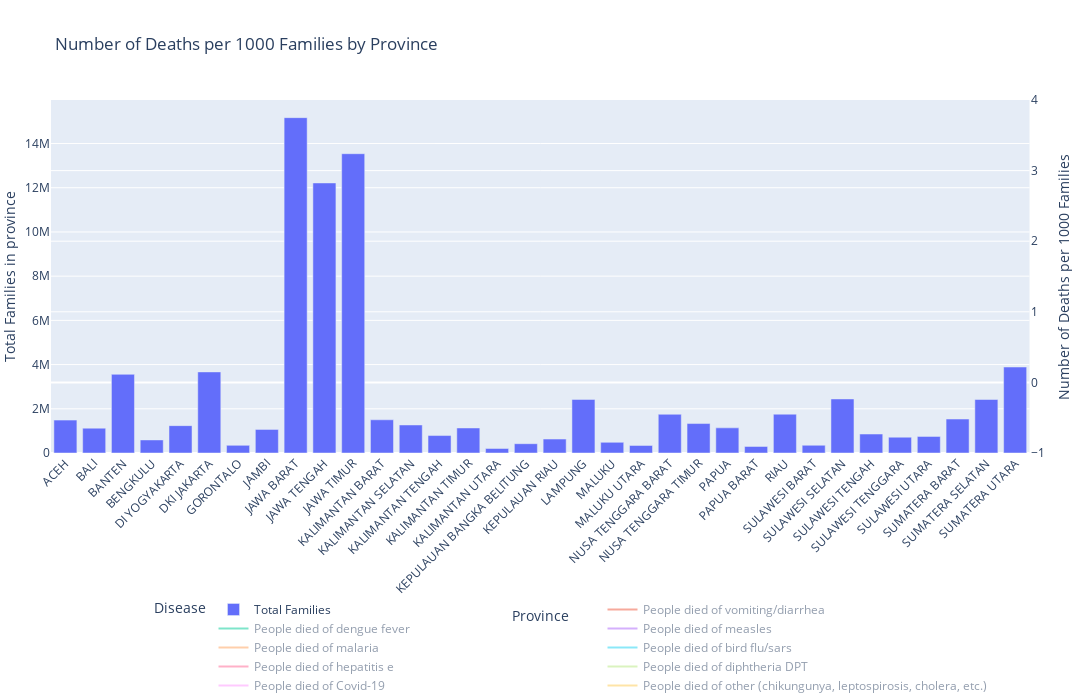

The notebook cell this image was saved under:
### Code cell
import pandas as pd
import plotly.graph_objects as go
from plotly.subplots import make_subplots

data_dict = {   "R101N": "Province name",
                "R605AK4": "People died of vomiting/diarrhea", 
                "R605BK4": "People died of dengue fever", 
                "R605CK4":	"People died of measles", 
                "R605DK4":	"People died of malaria", 
                "R605EK4":	"People died of bird flu/sars", 
                "R605FK4":	"People died of hepatitis e", 
                "R605GK4":	"People died of diphtheria DPT", 
                "R605HK4":	"People died of Covid-19", 
                "R605IK4":	"People died of other (chikungunya, leptospirosis, cholera, etc.)"
            }

death_df = df.copy()
death_df = death_df[["R101N","Total Families" , "R605AK4", "R605BK4", "R605CK4", "R605DK4", "R605EK4", "R605FK4", "R605GK4", "R605HK4", "R605IK4"]]

death_df.rename(columns=data_dict, inplace=True)

agg_df = death_df.groupby("Province name").sum().reset_index()

for column in agg_df.columns[2:]:
    agg_df[column] = (agg_df[column] / agg_df['Total Families']) * 1000

def create_interactive_plot_adjusted(df):
    diseases = agg_df.columns[2:]  
    fig_width = 1100
    fig_height = 700
    
    fig = make_subplots(specs=[[{"secondary_y": True}]])

    fig.add_trace(go.Bar(x=agg_df['Province name'], y=agg_df['Total Families'], name='Total Families'), secondary_y=False)

    for disease in diseases:
        fig.add_trace(go.Scatter(x=agg_df['Province name'], y=agg_df[disease], name=disease, visible="legendonly"), secondary_y=True)

    fig.update_layout(
        title_text="Number of Deaths per 1000 Families by Province",
        width=fig_width, 
        height=fig_height,  
        legend_title_text='Disease',
        legend=dict(
            orientation="h",  
            yanchor="bottom",
            y=-0.7,  
            xanchor="center",
            x=0.5
        ),
        margin=dict(l=0, r=0, t=100, b=200)  
    )

    # Set axis titles
    fig.update_xaxes(title_text="Province", tickangle=-45)  
    fig.update_yaxes(title_text="Total Families in province", secondary_y=False)
    fig.update_yaxes(title_text="Number of Deaths per 1000 Families", secondary_y=True)

    fig.update_layout(
        font=dict(
            size=12,  
        )
    )

    fig.show()

create_interactive_plot_adjusted(agg_df)

### Figure 1 — Plotly figure (JSON) as saved in the notebook; plotly's stock layout.template omitted (floating-point values rounded to 4 significant figures)
{"data": [{"name": "Total Families", "type": "bar", "x": ["ACEH", "BALI", "BANTEN", "BENGKULU", "DI YOGYAKARTA", "DKI JAKARTA", "GORONTALO", "JAMBI", "JAWA BARAT", "JAWA TENGAH", "JAWA TIMUR", "KALIMANTAN BARAT", "KALIMANTAN SELATAN", "KALIMANTAN TENGAH", "KALIMANTAN TIMUR", "KALIMANTAN UTARA", "KEPULAUAN BANGKA BELITUNG", "KEPULAUAN RIAU", "LAMPUNG", "MALUKU", "MALUKU UTARA", "NUSA TENGGARA BARAT", "NUSA TENGGARA TIMUR", "PAPUA", "PAPUA BARAT", "RIAU", "SULAWESI BARAT", "SULAWESI SELATAN", "SULAWESI TENGAH", "SULAWESI TENGGARA", "SULAWESI UTARA", "SUMATERA BARAT", "SUMATERA SELATAN", "SUMATERA UTARA"], "xaxis": "x", "y": [1487411, 1123895, 3559324, 591226, 1237795, 3667863, 345082, 1068265, 15170212, 12216188, 13538922, 1502309, 1267589, 789426, 1132233, 204566, 421351, 630212, 2423171, 482380, 342500, 1750929, 1332115, 1137910, 296453, 1755382, 349276, 2444415, 858035, 714979, 750747, 1535352, 2420004, 3889312], "yaxis": "y"}, {"name": "People died of vomiting/diarrhea", "type": "scatter", "visible": "legendonly", "x": ["ACEH", "BALI", "BANTEN", "BENGKULU", "DI YOGYAKARTA", "DKI JAKARTA", "GORONTALO", "JAMBI", "JAWA BARAT", "JAWA TENGAH", "JAWA TIMUR", "KALIMANTAN BARAT", "KALIMANTAN SELATAN", "KALIMANTAN TENGAH", "KALIMANTAN TIMUR", "KALIMANTAN UTARA", "KEPULAUAN BANGKA BELITUNG", "KEPULAUAN RIAU", "LAMPUNG", "MALUKU", "MALUKU UTARA", "NUSA TENGGARA BARAT", "NUSA TENGGARA TIMUR", "PAPUA", "PAPUA BARAT", "RIAU", "SULAWESI BARAT", "SULAWESI SELATAN", "SULAWESI TENGAH", "SULAWESI TENGGARA", "SULAWESI UTARA", "SUMATERA BARAT", "SUMATERA SELATAN", "SUMATERA UTARA"], "xaxis": "x", "y": [0.1398, 0.00178, 0.1003, 0.1133, 0, 0.02754, 0.5535, 0.01685, 0.09334, 0.08808, 0.2109, 0.8301, 0.07652, 0.451, 0.2482, 0.044, 0.009493, 0, 0.2806, 0.4747, 0.09927, 0.1188, 0.6381, 0.1942, 0, 0.1538, 2.288, 0.4451, 0.437, 0.1021, 0.02264, 0.1687, 0.326, 0.4767], "yaxis": "y2"}, {"name": "People died of dengue fever", "type": "scatter", "visible": "legendonly", "x": ["ACEH", "BALI", "BANTEN", "BENGKULU", "DI YOGYAKARTA", "DKI JAKARTA", "GORONTALO", "JAMBI", "JAWA BARAT", "JAWA TENGAH", "JAWA TIMUR", "KALIMANTAN BARAT", "KALIMANTAN SELATAN", "KALIMANTAN TENGAH", "KALIMANTAN TIMUR", "KALIMANTAN UTARA", "KEPULAUAN BANGKA BELITUNG", "KEPULAUAN RIAU", "LAMPUNG", "MALUKU", "MALUKU UTARA", "NUSA TENGGARA BARAT", "NUSA TENGGARA TIMUR", "PAPUA", "PAPUA BARAT", "RIAU", "SULAWESI BARAT", "SULAWESI SELATAN", "SULAWESI TENGAH", "SULAWESI TENGGARA", "SULAWESI UTARA", "SUMATERA BARAT", "SUMATERA SELATAN", "SUMATERA UTARA"], "xaxis": "x", "y": [0.1486, 0.42, 0.222, 1.206, 0.1648, 0.1063, 1.301, 0.05336, 0.1891, 0.2248, 0.2017, 0.197, 0.2564, 0.2876, 0.2676, 0.1515, 0.1899, 0.06506, 1.14, 0.008292, 0.1606, 0.1868, 1.809, 0.01933, 0, 0.05412, 0.2262, 0.09818, 0.2925, 0.2126, 0.0373, 0.09705, 0.2455, 0.1754], "yaxis": "y2"}, {"name": "People died of measles", "type": "scatter", "visible": "legendonly", "x": ["ACEH", "BALI", "BANTEN", "BENGKULU", "DI YOGYAKARTA", "DKI JAKARTA", "GORONTALO", "JAMBI", "JAWA BARAT", "JAWA TENGAH", "JAWA TIMUR", "KALIMANTAN BARAT", "KALIMANTAN SELATAN", "KALIMANTAN TENGAH", "KALIMANTAN TIMUR", "KALIMANTAN UTARA", "KEPULAUAN BANGKA BELITUNG", "KEPULAUAN RIAU", "LAMPUNG", "MALUKU", "MALUKU UTARA", "NUSA TENGGARA BARAT", "NUSA TENGGARA TIMUR", "PAPUA", "PAPUA BARAT", "RIAU", "SULAWESI BARAT", "SULAWESI SELATAN", "SULAWESI TENGAH", "SULAWESI TENGGARA", "SULAWESI UTARA", "SUMATERA BARAT", "SUMATERA SELATAN", "SUMATERA UTARA"], "xaxis": "x", "y": [0.1177, 0, 0.02163, 0.08964, 0, 0.0005453, 0.1826, 0.02153, 0.01496, 0.003356, 0.00554, 0.04526, 0.009467, 0.02787, 0.007949, 0, 0, 0, 0.01238, 0.05805, 0.0146, 0.01142, 0.07282, 0.02724, 0, 0.002848, 0.03722, 0.01268, 0.009324, 0, 0.001332, 0.05015, 0.06364, 0.2684], "yaxis": "y2"}, {"name": "People died of malaria", "type": "scatter", "visible": "legendonly", "x": ["ACEH", "BALI", "BANTEN", "BENGKULU", "DI YOGYAKARTA", "DKI JAKARTA", "GORONTALO", "JAMBI", "JAWA BARAT", "JAWA TENGAH", "JAWA TIMUR", "KALIMANTAN BARAT", "KALIMANTAN SELATAN", "KALIMANTAN TENGAH", "KALIMANTAN TIMUR", "KALIMANTAN UTARA", "KEPULAUAN BANGKA BELITUNG", "KEPULAUAN RIAU", "LAMPUNG", "MALUKU", "MALUKU UTARA", "NUSA TENGGARA BARAT", "NUSA TENGGARA TIMUR", "PAPUA", "PAPUA BARAT", "RIAU", "SULAWESI BARAT", "SULAWESI SELATAN", "SULAWESI TENGAH", "SULAWESI TENGGARA", "SULAWESI UTARA", "SUMATERA BARAT", "SUMATERA SELATAN", "SUMATERA UTARA"], "xaxis": "x", "y": [0.06656, 0, 0.001405, 0.5429, 0, 0.0005453, 0.03767, 0.005617, 0.002835, 0.00131, 0.007903, 0.06057, 0.02209, 0.1051, 0.09009, 0.004888, 0.00712, 0.001587, 0.03632, 0.8437, 0.4234, 0.03427, 0.2417, 0.9781, 0.04385, 0.001139, 0.04581, 0.03805, 0.1457, 0.02797, 0.06793, 0.03713, 0.03554, 0.1432], "yaxis": "y2"}, {"name": "People died of bird flu/sars", "type": "scatter", "visible": "legendonly", "x": ["ACEH", "BALI", "BANTEN", "BENGKULU", "DI YOGYAKARTA", "DKI JAKARTA", "GORONTALO", "JAMBI", "JAWA BARAT", "JAWA TENGAH", "JAWA TIMUR", "KALIMANTAN BARAT", "KALIMANTAN SELATAN", "KALIMANTAN TENGAH", "KALIMANTAN TIMUR", "KALIMANTAN UTARA", "KEPULAUAN BANGKA BELITUNG", "KEPULAUAN RIAU", "LAMPUNG", "MALUKU", "MALUKU UTARA", "NUSA TENGGARA BARAT", "NUSA TENGGARA TIMUR", "PAPUA", "PAPUA BARAT", "RIAU", "SULAWESI BARAT", "SULAWESI SELATAN", "SULAWESI TENGAH", "SULAWESI TENGGARA", "SULAWESI UTARA", "SUMATERA BARAT", "SUMATERA SELATAN", "SUMATERA UTARA"], "xaxis": "x", "y": [0, 0, 0, 0, 0, 0.0005453, 0, 0, 0, 0.0001637, 7.386e-05, 0.001331, 0, 0, 0, 0, 0, 0, 0, 0, 0, 0, 0, 0, 0, 0, 0, 0.0008182, 0, 0, 0, 0, 0, 0.003857], "yaxis": "y2"}, {"name": "People died of hepatitis e", "type": "scatter", "visible": "legendonly", "x": ["ACEH", "BALI", "BANTEN", "BENGKULU", "DI YOGYAKARTA", "DKI JAKARTA", "GORONTALO", "JAMBI", "JAWA BARAT", "JAWA TENGAH", "JAWA TIMUR", "KALIMANTAN BARAT", "KALIMANTAN SELATAN", "KALIMANTAN TENGAH", "KALIMANTAN TIMUR", "KALIMANTAN UTARA", "KEPULAUAN BANGKA BELITUNG", "KEPULAUAN RIAU", "LAMPUNG", "MALUKU", "MALUKU UTARA", "NUSA TENGGARA BARAT", "NUSA TENGGARA TIMUR", "PAPUA", "PAPUA BARAT", "RIAU", "SULAWESI BARAT", "SULAWESI SELATAN", "SULAWESI TENGAH", "SULAWESI TENGGARA", "SULAWESI UTARA", "SUMATERA BARAT", "SUMATERA SELATAN", "SUMATERA UTARA"], "xaxis": "x", "y": [0.01748, 0, 0.003652, 0.02706, 0, 0.0005453, 0, 0.01872, 0.0009888, 0.002374, 0.02371, 0.005991, 0.001578, 0.0114, 0.0106, 0, 0, 0, 0, 0.004146, 0.0292, 0, 0.01126, 0.001758, 0, 0, 0.8017, 0.01514, 0.004662, 0, 0, 0.004559, 0.01198, 0.02314], "yaxis": "y2"}, {"name": "People died of diphtheria DPT", "type": "scatter", "visible": "legendonly", "x": ["ACEH", "BALI", "BANTEN", "BENGKULU", "DI YOGYAKARTA", "DKI JAKARTA", "GORONTALO", "JAMBI", "JAWA BARAT", "JAWA TENGAH", "JAWA TIMUR", "KALIMANTAN BARAT", "KALIMANTAN SELATAN", "KALIMANTAN TENGAH", "KALIMANTAN TIMUR", "KALIMANTAN UTARA", "KEPULAUAN BANGKA BELITUNG", "KEPULAUAN RIAU", "LAMPUNG", "MALUKU", "MALUKU UTARA", "NUSA TENGGARA BARAT", "NUSA TENGGARA TIMUR", "PAPUA", "PAPUA BARAT", "RIAU", "SULAWESI BARAT", "SULAWESI SELATAN", "SULAWESI TENGAH", "SULAWESI TENGGARA", "SULAWESI UTARA", "SUMATERA BARAT", "SUMATERA SELATAN", "SUMATERA UTARA"], "xaxis": "x", "y": [0.02219, 0, 0.002248, 0.01353, 0, 0.0008179, 0, 0, 0.00145, 0.000573, 0.003545, 0.001997, 0.0007889, 0, 0, 0, 0, 0, 0, 0, 0, 0, 0, 0.001758, 0, 0.01025, 0, 0.001636, 0, 0.004196, 0, 0.001303, 0.003719, 0.01414], "yaxis": "y2"}, {"name": "People died of Covid-19", "type": "scatter", "visible": "legendonly", "x": ["ACEH", "BALI", "BANTEN", "BENGKULU", "DI YOGYAKARTA", "DKI JAKARTA", "GORONTALO", "JAMBI", "JAWA BARAT", "JAWA TENGAH", "JAWA TIMUR", "KALIMANTAN BARAT", "KALIMANTAN SELATAN", "KALIMANTAN TENGAH", "KALIMANTAN TIMUR", "KALIMANTAN UTARA", "KEPULAUAN BANGKA BELITUNG", "KEPULAUAN RIAU", "LAMPUNG", "MALUKU", "MALUKU UTARA", "NUSA TENGGARA BARAT", "NUSA TENGGARA TIMUR", "PAPUA", "PAPUA BARAT", "RIAU", "SULAWESI BARAT", "SULAWESI SELATAN", "SULAWESI TENGAH", "SULAWESI TENGGARA", "SULAWESI UTARA", "SUMATERA BARAT", "SUMATERA SELATAN", "SUMATERA UTARA"], "xaxis": "x", "y": [0.02958, 1.123, 0.218, 0.08457, 0.1899, 2.13, 0.5245, 0.08144, 0.1691, 0.2408, 0.718, 0.1538, 1.945, 0.8475, 0.2976, 0.6795, 0.2136, 0.4697, 0.03962, 0.5846, 1.396, 0.5506, 0.07657, 1.099, 0.3373, 0.09798, 0.2634, 1.027, 0.9918, 0.442, 0.8631, 0.4592, 0.4455, 0.2116], "yaxis": "y2"}, {"name": "People died of other (chikungunya, leptospirosis, cholera, etc.)", "type": "scatter", "visible": "legendonly", "x": ["ACEH", "BALI", "BANTEN", "BENGKULU", "DI YOGYAKARTA", "DKI JAKARTA", "GORONTALO", "JAMBI", "JAWA BARAT", "JAWA TENGAH", "JAWA TIMUR", "KALIMANTAN BARAT", "KALIMANTAN SELATAN", "KALIMANTAN TENGAH", "KALIMANTAN TIMUR", "KALIMANTAN UTARA", "KEPULAUAN BANGKA BELITUNG", "KEPULAUAN RIAU", "LAMPUNG", "MALUKU", "MALUKU UTARA", "NUSA TENGGARA BARAT", "NUSA TENGGARA TIMUR", "PAPUA", "PAPUA BARAT", "RIAU", "SULAWESI BARAT", "SULAWESI SELATAN", "SULAWESI TENGAH", "SULAWESI TENGGARA", "SULAWESI UTARA", "SUMATERA BARAT", "SUMATERA SELATAN", "SUMATERA UTARA"], "xaxis": "x", "y": [0.0679, 0.03737, 0.06855, 0.09979, 0.005655, 0.004362, 0.01159, 0, 0.07956, 0.02431, 0.02172, 0.1691, 0.008678, 0.07474, 0, 0, 0, 0.1333, 0.0293, 0.03524, 0, 0.2884, 0.3333, 0.02724, 0, 0.02051, 0.1002, 0.02782, 0.04662, 0, 0.003996, 0, 0.05496, 0.3618], "yaxis": "y2"}], "layout": {"font": {"size": 12}, "height": 700, "legend": {"orientation": "h", "title": {"text": "Disease"}, "x": 0.5, "xanchor": "center", "y": -0.7, "yanchor": "bottom"}, "margin": {"b": 200, "l": 0, "r": 0, "t": 100}, "title": {"text": "Number of Deaths per 1000 Families by Province"}, "width": 1100, "xaxis": {"anchor": "y", "domain": [0, 0.94], "tickangle": -45, "title": {"text": "Province"}}, "yaxis": {"anchor": "x", "domain": [0, 1], "title": {"text": "Total Families in province"}}, "yaxis2": {"anchor": "x", "overlaying": "y", "side": "right", "title": {"text": "Number of Deaths per 1000 Families"}}}}
